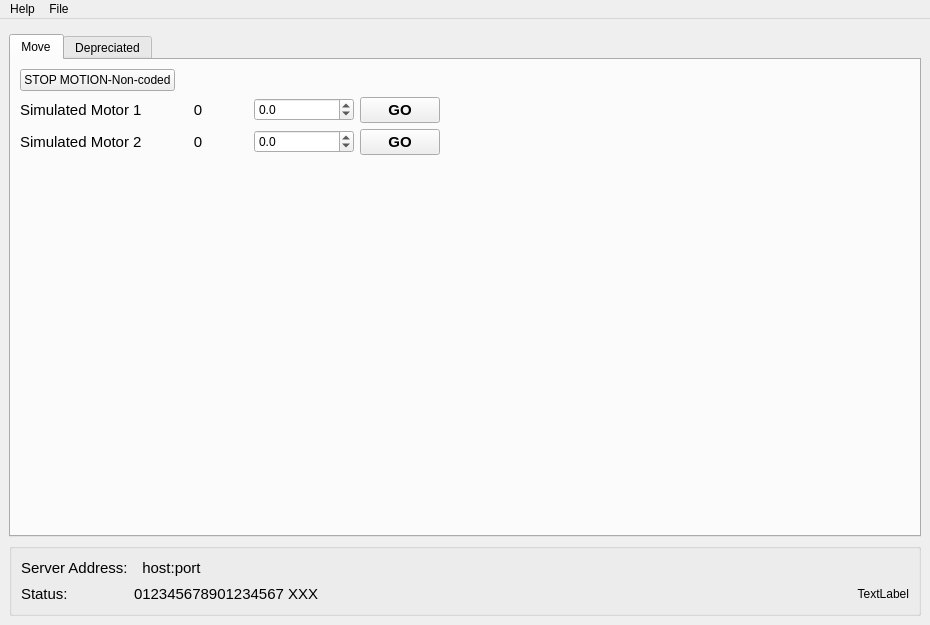
<?xml version="1.0" encoding="UTF-8"?>
<ui version="4.0">
 <class>MainWindow</class>
 <widget class="QMainWindow" name="MainWindow">
  <property name="geometry">
   <rect>
    <x>0</x>
    <y>0</y>
    <width>930</width>
    <height>625</height>
   </rect>
  </property>
  <property name="windowTitle">
   <string>MainWindow</string>
  </property>
  <widget class="QWidget" name="centralwidget">
   <layout class="QVBoxLayout" name="verticalLayout_2">
    <item>
     <layout class="QVBoxLayout" name="verticalLayout_base">
      <property name="spacing">
       <number>0</number>
      </property>
      <property name="sizeConstraint">
       <enum>QLayout::SetDefaultConstraint</enum>
      </property>
      <item>
       <layout class="QHBoxLayout" name="horizontalLayout_bottom">
        <property name="spacing">
         <number>6</number>
        </property>
        <property name="topMargin">
         <number>6</number>
        </property>
        <item>
         <widget class="QTabWidget" name="tabWidget">
          <property name="currentIndex">
           <number>0</number>
          </property>
          <widget class="QWidget" name="tab_move">
           <attribute name="title">
            <string>Move</string>
           </attribute>
           <layout class="QVBoxLayout" name="verticalLayout_5">
            <item>
             <layout class="QVBoxLayout" name="verticalLayout_4">
              <item>
               <layout class="QGridLayout" name="gridLayout">
                <item row="0" column="0">
                 <widget class="QPushButton" name="pushButton_motor_all_stop">
                  <property name="text">
                   <string>STOP MOTION-Non-coded</string>
                  </property>
                 </widget>
                </item>
                <item row="0" column="1">
                 <spacer name="horizontalSpacer_3">
                  <property name="orientation">
                   <enum>Qt::Horizontal</enum>
                  </property>
                  <property name="sizeHint" stdset="0">
                   <size>
                    <width>40</width>
                    <height>20</height>
                   </size>
                  </property>
                 </spacer>
                </item>
               </layout>
              </item>
             </layout>
            </item>
            <item>
             <layout class="QGridLayout" name="gridLayout_4">
              <item row="2" column="0">
               <spacer name="verticalSpacer">
                <property name="orientation">
                 <enum>Qt::Vertical</enum>
                </property>
                <property name="sizeHint" stdset="0">
                 <size>
                  <width>20</width>
                  <height>40</height>
                 </size>
                </property>
               </spacer>
              </item>
              <item row="0" column="1">
               <widget class="QLabel" name="label_motor_one_pos">
                <property name="minimumSize">
                 <size>
                  <width>100</width>
                  <height>20</height>
                 </size>
                </property>
                <property name="font">
                 <font>
                  <pointsize>11</pointsize>
                 </font>
                </property>
                <property name="layoutDirection">
                 <enum>Qt::LeftToRight</enum>
                </property>
                <property name="text">
                 <string>0</string>
                </property>
                <property name="alignment">
                 <set>Qt::AlignCenter</set>
                </property>
               </widget>
              </item>
              <item row="0" column="4">
               <spacer name="horizontalSpacer_2">
                <property name="orientation">
                 <enum>Qt::Horizontal</enum>
                </property>
                <property name="sizeHint" stdset="0">
                 <size>
                  <width>40</width>
                  <height>20</height>
                 </size>
                </property>
               </spacer>
              </item>
              <item row="0" column="0">
               <widget class="QLabel" name="label_motor_one_name">
                <property name="font">
                 <font>
                  <pointsize>11</pointsize>
                 </font>
                </property>
                <property name="text">
                 <string>Simulated Motor 1</string>
                </property>
               </widget>
              </item>
              <item row="1" column="0">
               <widget class="QLabel" name="label_motor_two_name">
                <property name="font">
                 <font>
                  <pointsize>11</pointsize>
                 </font>
                </property>
                <property name="text">
                 <string>Simulated Motor 2</string>
                </property>
               </widget>
              </item>
              <item row="1" column="1">
               <widget class="QLabel" name="label_motor_two_pos">
                <property name="minimumSize">
                 <size>
                  <width>100</width>
                  <height>20</height>
                 </size>
                </property>
                <property name="font">
                 <font>
                  <pointsize>11</pointsize>
                 </font>
                </property>
                <property name="text">
                 <string>0</string>
                </property>
                <property name="alignment">
                 <set>Qt::AlignCenter</set>
                </property>
               </widget>
              </item>
              <item row="1" column="4">
               <spacer name="horizontalSpacer_4">
                <property name="orientation">
                 <enum>Qt::Horizontal</enum>
                </property>
                <property name="sizeHint" stdset="0">
                 <size>
                  <width>40</width>
                  <height>20</height>
                 </size>
                </property>
               </spacer>
              </item>
              <item row="1" column="2">
               <widget class="QDoubleSpinBox" name="doubleSpinBox_motor_two_moveto">
                <property name="minimumSize">
                 <size>
                  <width>100</width>
                  <height>20</height>
                 </size>
                </property>
                <property name="decimals">
                 <number>1</number>
                </property>
                <property name="minimum">
                 <double>-100.000000000000000</double>
                </property>
               </widget>
              </item>
              <item row="0" column="2">
               <widget class="QDoubleSpinBox" name="doubleSpinBox_motor_one_moveto">
                <property name="minimumSize">
                 <size>
                  <width>100</width>
                  <height>20</height>
                 </size>
                </property>
                <property name="decimals">
                 <number>1</number>
                </property>
                <property name="minimum">
                 <double>-100.000000000000000</double>
                </property>
               </widget>
              </item>
              <item row="0" column="3">
               <widget class="QPushButton" name="pushButton_motor_one_movego">
                <property name="font">
                 <font>
                  <pointsize>11</pointsize>
                  <weight>75</weight>
                  <bold>true</bold>
                 </font>
                </property>
                <property name="text">
                 <string>GO</string>
                </property>
               </widget>
              </item>
              <item row="1" column="3">
               <widget class="QPushButton" name="pushButton_motor_two_movego">
                <property name="font">
                 <font>
                  <pointsize>11</pointsize>
                  <weight>75</weight>
                  <bold>true</bold>
                 </font>
                </property>
                <property name="text">
                 <string>GO</string>
                </property>
               </widget>
              </item>
             </layout>
            </item>
           </layout>
          </widget>
          <widget class="QWidget" name="tab_1">
           <attribute name="title">
            <string>Depreciated</string>
           </attribute>
           <layout class="QVBoxLayout" name="verticalLayout_3">
            <item>
             <layout class="QVBoxLayout" name="verticalLayout">
              <item>
               <widget class="QGraphicsView" name="graphicsView"/>
              </item>
              <item>
               <widget class="QGroupBox" name="groupBox_example">
                <property name="title">
                 <string>GroupBox</string>
                </property>
                <layout class="QGridLayout" name="gridLayout_3">
                 <item row="0" column="0">
                  <layout class="QGridLayout" name="gridLayout_2">
                   <item row="0" column="0">
                    <widget class="QLabel" name="label_1">
                     <property name="text">
                      <string>X Pixel:</string>
                     </property>
                    </widget>
                   </item>
                   <item row="0" column="3">
                    <widget class="QLabel" name="label_pixel_y">
                     <property name="minimumSize">
                      <size>
                       <width>100</width>
                       <height>20</height>
                      </size>
                     </property>
                     <property name="text">
                      <string/>
                     </property>
                    </widget>
                   </item>
                   <item row="0" column="2">
                    <widget class="QLabel" name="label_2">
                     <property name="text">
                      <string>Y Pixel:</string>
                     </property>
                    </widget>
                   </item>
                   <item row="0" column="1">
                    <widget class="QLabel" name="label_pixel_x">
                     <property name="minimumSize">
                      <size>
                       <width>100</width>
                       <height>20</height>
                      </size>
                     </property>
                     <property name="text">
                      <string/>
                     </property>
                    </widget>
                   </item>
                   <item row="0" column="4">
                    <spacer name="horizontalSpacer">
                     <property name="orientation">
                      <enum>Qt::Horizontal</enum>
                     </property>
                     <property name="sizeHint" stdset="0">
                      <size>
                       <width>40</width>
                       <height>20</height>
                      </size>
                     </property>
                    </spacer>
                   </item>
                  </layout>
                 </item>
                </layout>
               </widget>
              </item>
             </layout>
            </item>
           </layout>
          </widget>
         </widget>
        </item>
       </layout>
      </item>
      <item>
       <layout class="QHBoxLayout" name="horizontalLayout">
        <property name="topMargin">
         <number>6</number>
        </property>
        <item>
         <widget class="QGroupBox" name="groupBox_statusBar">
          <property name="title">
           <string/>
          </property>
          <layout class="QGridLayout" name="gridLayout_15">
           <item row="0" column="0">
            <layout class="QGridLayout" name="gridLayout_14">
             <item row="1" column="9">
              <widget class="QLabel" name="label_system_time">
               <property name="minimumSize">
                <size>
                 <width>250</width>
                 <height>0</height>
                </size>
               </property>
               <property name="maximumSize">
                <size>
                 <width>250</width>
                 <height>16777215</height>
                </size>
               </property>
               <property name="text">
                <string>TextLabel</string>
               </property>
               <property name="alignment">
                <set>Qt::AlignRight|Qt::AlignTrailing|Qt::AlignVCenter</set>
               </property>
              </widget>
             </item>
             <item row="1" column="8">
              <spacer name="horizontalSpacer_5">
               <property name="orientation">
                <enum>Qt::Horizontal</enum>
               </property>
               <property name="sizeHint" stdset="0">
                <size>
                 <width>40</width>
                 <height>20</height>
                </size>
               </property>
              </spacer>
             </item>
             <item row="1" column="0">
              <widget class="QLabel" name="label_status_label">
               <property name="font">
                <font>
                 <pointsize>11</pointsize>
                </font>
               </property>
               <property name="text">
                <string>Status:</string>
               </property>
              </widget>
             </item>
             <item row="1" column="1">
              <widget class="QLabel" name="label_status_msg">
               <property name="minimumSize">
                <size>
                 <width>300</width>
                 <height>0</height>
                </size>
               </property>
               <property name="maximumSize">
                <size>
                 <width>300</width>
                 <height>16777215</height>
                </size>
               </property>
               <property name="font">
                <font>
                 <pointsize>11</pointsize>
                </font>
               </property>
               <property name="text">
                <string>012345678901234567 XXX </string>
               </property>
              </widget>
             </item>
             <item row="0" column="0">
              <widget class="QLabel" name="label_server_label">
               <property name="font">
                <font>
                 <pointsize>11</pointsize>
                </font>
               </property>
               <property name="text">
                <string>Server Address:</string>
               </property>
              </widget>
             </item>
             <item row="0" column="1">
              <widget class="QLabel" name="label_server_address">
               <property name="font">
                <font>
                 <pointsize>11</pointsize>
                </font>
               </property>
               <property name="text">
                <string>  host:port </string>
               </property>
              </widget>
             </item>
             <item row="0" column="8">
              <spacer name="horizontalSpacer_6">
               <property name="orientation">
                <enum>Qt::Horizontal</enum>
               </property>
               <property name="sizeHint" stdset="0">
                <size>
                 <width>40</width>
                 <height>20</height>
                </size>
               </property>
              </spacer>
             </item>
            </layout>
           </item>
          </layout>
         </widget>
        </item>
       </layout>
      </item>
     </layout>
    </item>
   </layout>
  </widget>
  <widget class="QMenuBar" name="menubar">
   <property name="geometry">
    <rect>
     <x>0</x>
     <y>0</y>
     <width>930</width>
     <height>25</height>
    </rect>
   </property>
   <widget class="QMenu" name="menuHelp">
    <property name="title">
     <string>Help</string>
    </property>
    <widget class="QMenu" name="menuDebugging">
     <property name="title">
      <string>Debugging</string>
     </property>
     <addaction name="action_pv_list"/>
     <addaction name="action_var_list"/>
    </widget>
    <addaction name="action_about"/>
    <addaction name="menuDebugging"/>
   </widget>
   <widget class="QMenu" name="menuSetup">
    <property name="title">
     <string>File</string>
    </property>
    <addaction name="action_set_server"/>
   </widget>
   <addaction name="menuHelp"/>
   <addaction name="menuSetup"/>
  </widget>
  <action name="action_about">
   <property name="text">
    <string>About</string>
   </property>
  </action>
  <action name="action_pv_list">
   <property name="text">
    <string>PV List</string>
   </property>
  </action>
  <action name="action_var_list">
   <property name="text">
    <string>VAR List</string>
   </property>
  </action>
  <action name="action_toggle_viewport">
   <property name="text">
    <string>Toggle View Port Frame</string>
   </property>
  </action>
  <action name="action_toggle_label_frames">
   <property name="text">
    <string>Toggle Label Frames</string>
   </property>
  </action>
  <action name="action_toggle_click_regions">
   <property name="text">
    <string>Toggle Click Regions</string>
   </property>
  </action>
  <action name="action_random_lines_draw">
   <property name="text">
    <string>Random Lines Draw</string>
   </property>
  </action>
  <action name="action_random_lines_erase">
   <property name="text">
    <string>Random Lines Erase</string>
   </property>
  </action>
  <action name="action_beam_render_test">
   <property name="text">
    <string>Beam Render Test</string>
   </property>
  </action>
  <action name="action_beam_erase">
   <property name="text">
    <string>Beam Erase</string>
   </property>
  </action>
  <action name="action_monitor_callbacks">
   <property name="text">
    <string>Monitor Callbacks</string>
   </property>
  </action>
  <action name="action_config">
   <property name="text">
    <string>Configuration</string>
   </property>
  </action>
  <action name="action_camera_positioner_test">
   <property name="text">
    <string>Camera Positioner Test</string>
   </property>
  </action>
  <action name="action_camera_positioner_erase">
   <property name="text">
    <string>Camera Positioner Erase</string>
   </property>
  </action>
  <action name="action_camera_positioner_ping">
   <property name="text">
    <string>Camera Positioner Ping</string>
   </property>
  </action>
  <action name="action_beam_ping">
   <property name="text">
    <string>Beam Ping</string>
   </property>
  </action>
  <action name="action_optics_table_ping">
   <property name="text">
    <string>Optics Table Ping</string>
   </property>
  </action>
  <action name="action_set_server">
   <property name="text">
    <string>Set Server</string>
   </property>
  </action>
 </widget>
 <resources/>
 <connections/>
</ui>
